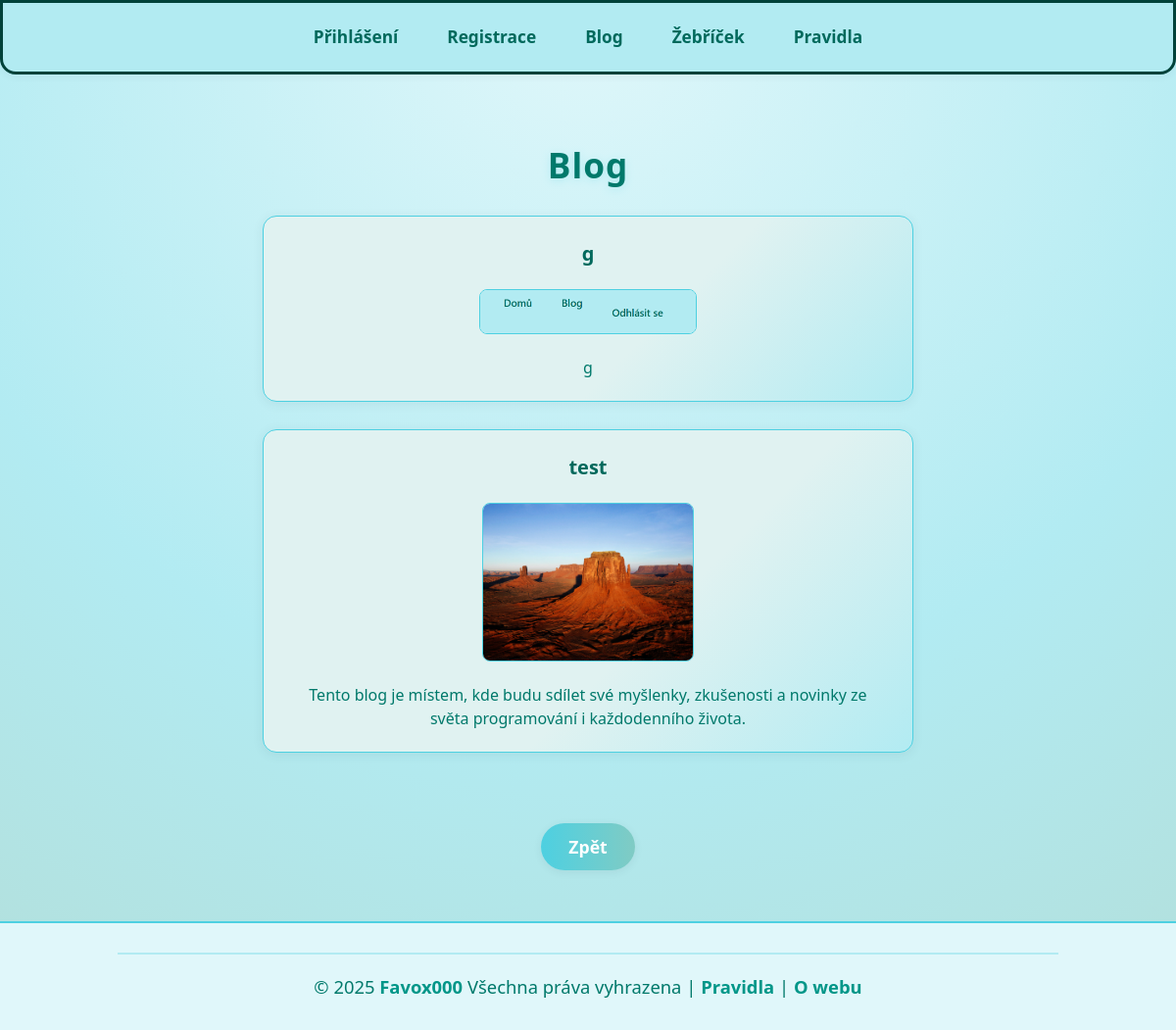
Screenshot of /blog/vsechny-prispevky/ with the database file from the repository.
### blog_app/models.py (models this page shows, shortened)
class BlogPost(models.Model):
    title = models.CharField(max_length=200, verbose_name="Název")
    trailer = models.CharField(max_length=1500, verbose_name="Upoutávka")
    text = models.TextField(verbose_name="Text příspěvku")
    author = models.CharField(max_length=100, verbose_name="Jméno autora")
    visible = models.BooleanField(default=True, verbose_name="Viditelný")
    issue_date = models.DateTimeField(verbose_name="Čas vydání")
    reading_time = models.PositiveIntegerField(verbose_name="Čas čtení")
    image = models.ImageField(upload_to="blog_app/cover_images", blank=True, null=True, verbose_name="Obrázek")
    slug = models.SlugField(unique=True, max_length=200, verbose_name="URL název", blank=True, null=True)

### blog_app/views.py (the view)
# urls.py: path("vsechny-prispevky/", views.all_post, name="all_post"),
def all_post(request):
    posts = BlogPost.objects.filter(
        visible=True,
        issue_date__lte=timezone.now()
    ).order_by('-issue_date')
    return render(request, "blog_app/all-post.html", {
        "articles": posts
    })

### blog_app/templates/blog_app/all-post.html (shortened to what this page needs)
{% extends "base.html" %}
{% load static %}
{% block css_file %}
    <link rel="stylesheet" href="{% static "blog_app/all-post.css" %}">
{% endblock css_file %}
{% block content %}
    <h1>Blog</h1>
    <div class="articles-grid">
        {% for article in articles %}
            <a href="{% url 'blog_detail' article.slug %}" class="article">
                <h3>{{ article.title }}</h3>
                <img src="{{ article.image.url }}" alt="">
                <p>{{ article.trailer }}</p>
            </a>
        {% endfor %}
    </div>
    <a class="button" href="{% url "home_page" %}">Zpět</a>
    <br>
    <br>
{% endblock content %}

### static/global.css (style rules this page uses)
html, body { height: 100%; min-height: 100%; margin: 0; padding: 0; }
body { min-height: 100vh; display: flex; flex-direction: column; margin: 0; padding: 0; background: radial-gradient(circle at top, #e0f7fa 0%, #b2ebf2 60%, #b2dfdb 100%); font-family: 'Segoe UI', -apple-system, BlinkMacSystemFont, "Segoe UI", Roboto, Oxygen-Sans, Ubuntu, Cantarell, "Helvetica Neue", sans-serif; color: #004d40; line-height: 1.6; align-items: center; }
h1 { text-align: center; font-weight: 800; margin-bottom: 15px; color: #004d40; font-size: 2.5em; }
p { text-align: center; font-size: 1.15em; margin-bottom: 20px; color: #00796b; max-width: 700px; margin-left: auto; margin-right: auto; }

### blog_app/static/blog_app/all-post.css (style rules this page uses)
body { background: radial-gradient(circle at top, #e0f7fa 0%, #b2ebf2 60%, #b2dfdb 100%); min-height: 100vh; font-family: 'Segoe UI', Arial, sans-serif; }
.articles-grid { display: flex; flex-direction: column; align-items: center; gap: 28px; margin-bottom: 40px; }
.article { width: 80%; max-width: 700px; border: 1.5px solid #4dd0e1; border-radius: 14px; padding: 22px 28px; background: linear-gradient(135deg, #e0f2f1 60%, #b2ebf2 100%); box-shadow: 0 2px 12px rgba(44, 62, 80, 0.08); display: flex; flex-direction: column; align-items: center; gap: 14px; text-decoration: none; transition: box-shadow 0.2s, transform 0.2s, border-color 0.2s; }
.article img { max-width: 220px; max-height: 160px; height: auto; border-radius: 8px; object-fit: cover; border: 1px solid #4dd0e1; background: #e0f7fa; margin: 0 0 8px 0; display: block; }
.article h3 { margin: 0 0 6px 0; font-size: 1.25em; color: #00695c; font-weight: 600; text-align: center; }
.article p { color: #00796b; line-height: 1.5; font-size: 1em; text-align: center; margin: 0; font-weight: 500; }
h1 { text-align: center; font-size: 2.2em; color: #00796b; margin: 40px 0 24px 0; letter-spacing: 1px; font-weight: 700; text-shadow: 0 2px 8px #b2ebf2; }
a.button { display: block; width: fit-content; margin: 32px auto 0 auto; padding: 10px 28px; background: linear-gradient(90deg, #4dd0e1 0%, #80cbc4 100%); color: #fff; font-weight: 600; border-radius: 24px; text-decoration: none; font-size: 1.1em; box-shadow: 0 2px 8px rgba(44, 62, 80, 0.08); transition: background 0.2s, box-shadow 0.2s, transform 0.2s; }

### rows the page displays
BlogPost: title "g", image (picture), trailer "g"
BlogPost: title "test", image (picture), trailer "Tento blog je místem, kde budu sdílet své myšlenky, zkušenosti a novinky ze světa programování i každodenního života."
